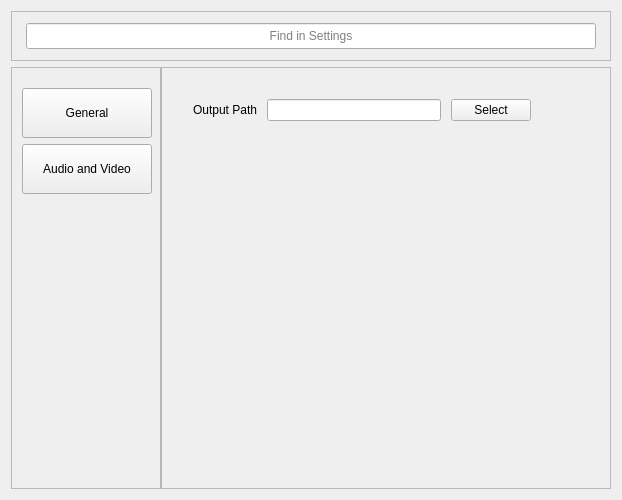
<?xml version="1.0" encoding="UTF-8"?>
<ui version="4.0">
 <class>ConfigPanelClass</class>
 <widget class="QWidget" name="ConfigPanelClass">
  <property name="geometry">
   <rect>
    <x>0</x>
    <y>0</y>
    <width>618</width>
    <height>500</height>
   </rect>
  </property>
  <property name="windowTitle">
   <string>ConfigPanel</string>
  </property>
  <layout class="QVBoxLayout" name="verticalLayout">
   <item>
    <widget class="QFrame" name="frameTitle">
     <property name="minimumSize">
      <size>
       <width>600</width>
       <height>50</height>
      </size>
     </property>
     <property name="maximumSize">
      <size>
       <width>600</width>
       <height>50</height>
      </size>
     </property>
     <property name="frameShape">
      <enum>QFrame::StyledPanel</enum>
     </property>
     <property name="frameShadow">
      <enum>QFrame::Raised</enum>
     </property>
     <layout class="QHBoxLayout" name="horizontalLayout_5">
      <property name="spacing">
       <number>0</number>
      </property>
      <property name="leftMargin">
       <number>10</number>
      </property>
      <property name="topMargin">
       <number>10</number>
      </property>
      <property name="rightMargin">
       <number>10</number>
      </property>
      <property name="bottomMargin">
       <number>10</number>
      </property>
      <item>
       <widget class="QLineEdit" name="lineEditSearch">
        <property name="minimumSize">
         <size>
          <width>570</width>
          <height>26</height>
         </size>
        </property>
        <property name="maximumSize">
         <size>
          <width>570</width>
          <height>26</height>
         </size>
        </property>
        <property name="text">
         <string/>
        </property>
        <property name="alignment">
         <set>Qt::AlignCenter</set>
        </property>
        <property name="placeholderText">
         <string>Find in Settings</string>
        </property>
       </widget>
      </item>
     </layout>
    </widget>
   </item>
   <item>
    <layout class="QHBoxLayout" name="horizontalLayout">
     <property name="spacing">
      <number>0</number>
     </property>
     <item>
      <widget class="QFrame" name="frameConfigItemList">
       <property name="minimumSize">
        <size>
         <width>150</width>
         <height>420</height>
        </size>
       </property>
       <property name="maximumSize">
        <size>
         <width>150</width>
         <height>500</height>
        </size>
       </property>
       <property name="frameShape">
        <enum>QFrame::StyledPanel</enum>
       </property>
       <property name="frameShadow">
        <enum>QFrame::Raised</enum>
       </property>
       <layout class="QVBoxLayout" name="verticalLayout_2">
        <property name="leftMargin">
         <number>10</number>
        </property>
        <property name="topMargin">
         <number>20</number>
        </property>
        <property name="rightMargin">
         <number>10</number>
        </property>
        <property name="bottomMargin">
         <number>20</number>
        </property>
        <item>
         <widget class="QPushButton" name="btnGeneral">
          <property name="minimumSize">
           <size>
            <width>130</width>
            <height>50</height>
           </size>
          </property>
          <property name="maximumSize">
           <size>
            <width>130</width>
            <height>50</height>
           </size>
          </property>
          <property name="text">
           <string>General</string>
          </property>
         </widget>
        </item>
        <item>
         <widget class="QPushButton" name="btnAV">
          <property name="sizePolicy">
           <sizepolicy hsizetype="Minimum" vsizetype="Fixed">
            <horstretch>0</horstretch>
            <verstretch>0</verstretch>
           </sizepolicy>
          </property>
          <property name="minimumSize">
           <size>
            <width>130</width>
            <height>50</height>
           </size>
          </property>
          <property name="maximumSize">
           <size>
            <width>130</width>
            <height>50</height>
           </size>
          </property>
          <property name="text">
           <string>Audio and Video</string>
          </property>
         </widget>
        </item>
        <item>
         <spacer name="verticalSpacer">
          <property name="orientation">
           <enum>Qt::Vertical</enum>
          </property>
          <property name="sizeHint" stdset="0">
           <size>
            <width>20</width>
            <height>299</height>
           </size>
          </property>
         </spacer>
        </item>
       </layout>
      </widget>
     </item>
     <item>
      <widget class="QFrame" name="frameConfigItemContext">
       <property name="minimumSize">
        <size>
         <width>450</width>
         <height>420</height>
        </size>
       </property>
       <property name="maximumSize">
        <size>
         <width>450</width>
         <height>450</height>
        </size>
       </property>
       <property name="frameShape">
        <enum>QFrame::StyledPanel</enum>
       </property>
       <property name="frameShadow">
        <enum>QFrame::Raised</enum>
       </property>
       <layout class="QVBoxLayout" name="verticalLayout_3">
        <property name="spacing">
         <number>10</number>
        </property>
        <property name="leftMargin">
         <number>10</number>
        </property>
        <property name="topMargin">
         <number>10</number>
        </property>
        <property name="rightMargin">
         <number>10</number>
        </property>
        <property name="bottomMargin">
         <number>10</number>
        </property>
        <item>
         <widget class="QStackedWidget" name="stackedWidgetConfigItemContext">
          <property name="sizePolicy">
           <sizepolicy hsizetype="Preferred" vsizetype="Preferred">
            <horstretch>0</horstretch>
            <verstretch>0</verstretch>
           </sizepolicy>
          </property>
          <property name="minimumSize">
           <size>
            <width>380</width>
            <height>400</height>
           </size>
          </property>
          <property name="maximumSize">
           <size>
            <width>380</width>
            <height>400</height>
           </size>
          </property>
          <property name="currentIndex">
           <number>0</number>
          </property>
          <widget class="QWidget" name="pageGeneral">
           <property name="minimumSize">
            <size>
             <width>0</width>
             <height>400</height>
            </size>
           </property>
           <property name="maximumSize">
            <size>
             <width>16777215</width>
             <height>400</height>
            </size>
           </property>
           <layout class="QVBoxLayout" name="verticalLayout_4">
            <item>
             <layout class="QHBoxLayout" name="horizontalLayout_2">
              <property name="spacing">
               <number>10</number>
              </property>
              <property name="leftMargin">
               <number>10</number>
              </property>
              <property name="topMargin">
               <number>10</number>
              </property>
              <property name="rightMargin">
               <number>10</number>
              </property>
              <property name="bottomMargin">
               <number>10</number>
              </property>
              <item>
               <widget class="QLabel" name="label">
                <property name="text">
                 <string>Output Path</string>
                </property>
               </widget>
              </item>
              <item>
               <widget class="QLineEdit" name="lineEditOutputPath"/>
              </item>
              <item>
               <widget class="QPushButton" name="btnSelectPath">
                <property name="text">
                 <string>Select</string>
                </property>
               </widget>
              </item>
             </layout>
            </item>
            <item>
             <spacer name="verticalSpacer_2">
              <property name="orientation">
               <enum>Qt::Vertical</enum>
              </property>
              <property name="sizeHint" stdset="0">
               <size>
                <width>20</width>
                <height>329</height>
               </size>
              </property>
             </spacer>
            </item>
           </layout>
          </widget>
          <widget class="QWidget" name="pageAV">
           <property name="minimumSize">
            <size>
             <width>0</width>
             <height>400</height>
            </size>
           </property>
           <property name="maximumSize">
            <size>
             <width>16777215</width>
             <height>400</height>
            </size>
           </property>
           <layout class="QVBoxLayout" name="verticalLayout_5">
            <item>
             <layout class="QHBoxLayout" name="horizontalLayout_3">
              <item>
               <widget class="QLabel" name="label_2">
                <property name="text">
                 <string>FPS</string>
                </property>
               </widget>
              </item>
              <item>
               <widget class="QSlider" name="horizontalSlider">
                <property name="orientation">
                 <enum>Qt::Horizontal</enum>
                </property>
               </widget>
              </item>
             </layout>
            </item>
            <item>
             <layout class="QHBoxLayout" name="horizontalLayout_4">
              <item>
               <widget class="QLabel" name="label_3">
                <property name="text">
                 <string>Video Format</string>
                </property>
               </widget>
              </item>
              <item>
               <widget class="QComboBox" name="comboBox"/>
              </item>
             </layout>
            </item>
            <item>
             <spacer name="verticalSpacer_3">
              <property name="orientation">
               <enum>Qt::Vertical</enum>
              </property>
              <property name="sizeHint" stdset="0">
               <size>
                <width>20</width>
                <height>323</height>
               </size>
              </property>
             </spacer>
            </item>
           </layout>
          </widget>
         </widget>
        </item>
       </layout>
      </widget>
     </item>
    </layout>
   </item>
  </layout>
 </widget>
 <layoutdefault spacing="6" margin="11"/>
 <resources/>
 <connections/>
</ui>
